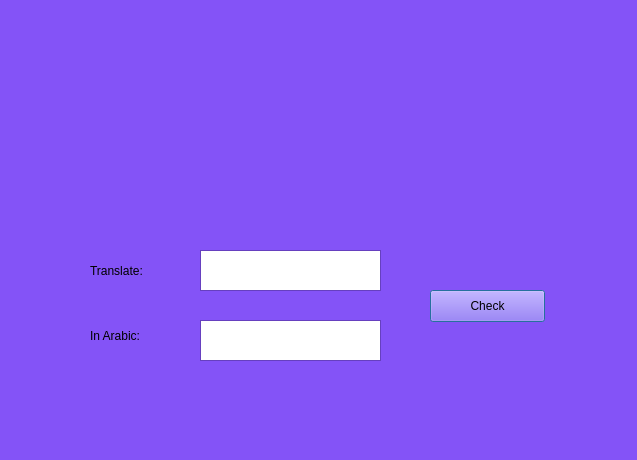
<?xml version="1.0" encoding="UTF-8"?>
<ui version="4.0">
 <class>arvocabdialog</class>
 <widget class="QDialog" name="arvocabdialog">
  <property name="geometry">
   <rect>
    <x>0</x>
    <y>0</y>
    <width>637</width>
    <height>460</height>
   </rect>
  </property>
  <property name="palette">
   <palette>
    <active>
     <colorrole role="WindowText">
      <brush brushstyle="SolidPattern">
       <color alpha="255">
        <red>0</red>
        <green>0</green>
        <blue>0</blue>
       </color>
      </brush>
     </colorrole>
     <colorrole role="Button">
      <brush brushstyle="SolidPattern">
       <color alpha="255">
        <red>132</red>
        <green>83</green>
        <blue>247</blue>
       </color>
      </brush>
     </colorrole>
     <colorrole role="Light">
      <brush brushstyle="SolidPattern">
       <color alpha="255">
        <red>217</red>
        <green>201</green>
        <blue>255</blue>
       </color>
      </brush>
     </colorrole>
     <colorrole role="Midlight">
      <brush brushstyle="SolidPattern">
       <color alpha="255">
        <red>174</red>
        <green>142</green>
        <blue>251</blue>
       </color>
      </brush>
     </colorrole>
     <colorrole role="Dark">
      <brush brushstyle="SolidPattern">
       <color alpha="255">
        <red>66</red>
        <green>41</green>
        <blue>123</blue>
       </color>
      </brush>
     </colorrole>
     <colorrole role="Mid">
      <brush brushstyle="SolidPattern">
       <color alpha="255">
        <red>88</red>
        <green>55</green>
        <blue>164</blue>
       </color>
      </brush>
     </colorrole>
     <colorrole role="Text">
      <brush brushstyle="SolidPattern">
       <color alpha="255">
        <red>0</red>
        <green>0</green>
        <blue>0</blue>
       </color>
      </brush>
     </colorrole>
     <colorrole role="BrightText">
      <brush brushstyle="SolidPattern">
       <color alpha="255">
        <red>255</red>
        <green>255</green>
        <blue>255</blue>
       </color>
      </brush>
     </colorrole>
     <colorrole role="ButtonText">
      <brush brushstyle="SolidPattern">
       <color alpha="255">
        <red>0</red>
        <green>0</green>
        <blue>0</blue>
       </color>
      </brush>
     </colorrole>
     <colorrole role="Base">
      <brush brushstyle="SolidPattern">
       <color alpha="255">
        <red>255</red>
        <green>255</green>
        <blue>255</blue>
       </color>
      </brush>
     </colorrole>
     <colorrole role="Window">
      <brush brushstyle="SolidPattern">
       <color alpha="255">
        <red>132</red>
        <green>83</green>
        <blue>247</blue>
       </color>
      </brush>
     </colorrole>
     <colorrole role="Shadow">
      <brush brushstyle="SolidPattern">
       <color alpha="255">
        <red>0</red>
        <green>0</green>
        <blue>0</blue>
       </color>
      </brush>
     </colorrole>
     <colorrole role="AlternateBase">
      <brush brushstyle="SolidPattern">
       <color alpha="255">
        <red>193</red>
        <green>169</green>
        <blue>251</blue>
       </color>
      </brush>
     </colorrole>
     <colorrole role="ToolTipBase">
      <brush brushstyle="SolidPattern">
       <color alpha="255">
        <red>255</red>
        <green>255</green>
        <blue>220</blue>
       </color>
      </brush>
     </colorrole>
     <colorrole role="ToolTipText">
      <brush brushstyle="SolidPattern">
       <color alpha="255">
        <red>0</red>
        <green>0</green>
        <blue>0</blue>
       </color>
      </brush>
     </colorrole>
    </active>
    <inactive>
     <colorrole role="WindowText">
      <brush brushstyle="SolidPattern">
       <color alpha="255">
        <red>0</red>
        <green>0</green>
        <blue>0</blue>
       </color>
      </brush>
     </colorrole>
     <colorrole role="Button">
      <brush brushstyle="SolidPattern">
       <color alpha="255">
        <red>132</red>
        <green>83</green>
        <blue>247</blue>
       </color>
      </brush>
     </colorrole>
     <colorrole role="Light">
      <brush brushstyle="SolidPattern">
       <color alpha="255">
        <red>217</red>
        <green>201</green>
        <blue>255</blue>
       </color>
      </brush>
     </colorrole>
     <colorrole role="Midlight">
      <brush brushstyle="SolidPattern">
       <color alpha="255">
        <red>174</red>
        <green>142</green>
        <blue>251</blue>
       </color>
      </brush>
     </colorrole>
     <colorrole role="Dark">
      <brush brushstyle="SolidPattern">
       <color alpha="255">
        <red>66</red>
        <green>41</green>
        <blue>123</blue>
       </color>
      </brush>
     </colorrole>
     <colorrole role="Mid">
      <brush brushstyle="SolidPattern">
       <color alpha="255">
        <red>88</red>
        <green>55</green>
        <blue>164</blue>
       </color>
      </brush>
     </colorrole>
     <colorrole role="Text">
      <brush brushstyle="SolidPattern">
       <color alpha="255">
        <red>0</red>
        <green>0</green>
        <blue>0</blue>
       </color>
      </brush>
     </colorrole>
     <colorrole role="BrightText">
      <brush brushstyle="SolidPattern">
       <color alpha="255">
        <red>255</red>
        <green>255</green>
        <blue>255</blue>
       </color>
      </brush>
     </colorrole>
     <colorrole role="ButtonText">
      <brush brushstyle="SolidPattern">
       <color alpha="255">
        <red>0</red>
        <green>0</green>
        <blue>0</blue>
       </color>
      </brush>
     </colorrole>
     <colorrole role="Base">
      <brush brushstyle="SolidPattern">
       <color alpha="255">
        <red>255</red>
        <green>255</green>
        <blue>255</blue>
       </color>
      </brush>
     </colorrole>
     <colorrole role="Window">
      <brush brushstyle="SolidPattern">
       <color alpha="255">
        <red>132</red>
        <green>83</green>
        <blue>247</blue>
       </color>
      </brush>
     </colorrole>
     <colorrole role="Shadow">
      <brush brushstyle="SolidPattern">
       <color alpha="255">
        <red>0</red>
        <green>0</green>
        <blue>0</blue>
       </color>
      </brush>
     </colorrole>
     <colorrole role="AlternateBase">
      <brush brushstyle="SolidPattern">
       <color alpha="255">
        <red>193</red>
        <green>169</green>
        <blue>251</blue>
       </color>
      </brush>
     </colorrole>
     <colorrole role="ToolTipBase">
      <brush brushstyle="SolidPattern">
       <color alpha="255">
        <red>255</red>
        <green>255</green>
        <blue>220</blue>
       </color>
      </brush>
     </colorrole>
     <colorrole role="ToolTipText">
      <brush brushstyle="SolidPattern">
       <color alpha="255">
        <red>0</red>
        <green>0</green>
        <blue>0</blue>
       </color>
      </brush>
     </colorrole>
    </inactive>
    <disabled>
     <colorrole role="WindowText">
      <brush brushstyle="SolidPattern">
       <color alpha="255">
        <red>66</red>
        <green>41</green>
        <blue>123</blue>
       </color>
      </brush>
     </colorrole>
     <colorrole role="Button">
      <brush brushstyle="SolidPattern">
       <color alpha="255">
        <red>132</red>
        <green>83</green>
        <blue>247</blue>
       </color>
      </brush>
     </colorrole>
     <colorrole role="Light">
      <brush brushstyle="SolidPattern">
       <color alpha="255">
        <red>217</red>
        <green>201</green>
        <blue>255</blue>
       </color>
      </brush>
     </colorrole>
     <colorrole role="Midlight">
      <brush brushstyle="SolidPattern">
       <color alpha="255">
        <red>174</red>
        <green>142</green>
        <blue>251</blue>
       </color>
      </brush>
     </colorrole>
     <colorrole role="Dark">
      <brush brushstyle="SolidPattern">
       <color alpha="255">
        <red>66</red>
        <green>41</green>
        <blue>123</blue>
       </color>
      </brush>
     </colorrole>
     <colorrole role="Mid">
      <brush brushstyle="SolidPattern">
       <color alpha="255">
        <red>88</red>
        <green>55</green>
        <blue>164</blue>
       </color>
      </brush>
     </colorrole>
     <colorrole role="Text">
      <brush brushstyle="SolidPattern">
       <color alpha="255">
        <red>66</red>
        <green>41</green>
        <blue>123</blue>
       </color>
      </brush>
     </colorrole>
     <colorrole role="BrightText">
      <brush brushstyle="SolidPattern">
       <color alpha="255">
        <red>255</red>
        <green>255</green>
        <blue>255</blue>
       </color>
      </brush>
     </colorrole>
     <colorrole role="ButtonText">
      <brush brushstyle="SolidPattern">
       <color alpha="255">
        <red>66</red>
        <green>41</green>
        <blue>123</blue>
       </color>
      </brush>
     </colorrole>
     <colorrole role="Base">
      <brush brushstyle="SolidPattern">
       <color alpha="255">
        <red>132</red>
        <green>83</green>
        <blue>247</blue>
       </color>
      </brush>
     </colorrole>
     <colorrole role="Window">
      <brush brushstyle="SolidPattern">
       <color alpha="255">
        <red>132</red>
        <green>83</green>
        <blue>247</blue>
       </color>
      </brush>
     </colorrole>
     <colorrole role="Shadow">
      <brush brushstyle="SolidPattern">
       <color alpha="255">
        <red>0</red>
        <green>0</green>
        <blue>0</blue>
       </color>
      </brush>
     </colorrole>
     <colorrole role="AlternateBase">
      <brush brushstyle="SolidPattern">
       <color alpha="255">
        <red>132</red>
        <green>83</green>
        <blue>247</blue>
       </color>
      </brush>
     </colorrole>
     <colorrole role="ToolTipBase">
      <brush brushstyle="SolidPattern">
       <color alpha="255">
        <red>255</red>
        <green>255</green>
        <blue>220</blue>
       </color>
      </brush>
     </colorrole>
     <colorrole role="ToolTipText">
      <brush brushstyle="SolidPattern">
       <color alpha="255">
        <red>0</red>
        <green>0</green>
        <blue>0</blue>
       </color>
      </brush>
     </colorrole>
    </disabled>
   </palette>
  </property>
  <property name="windowTitle">
   <string>Dialog</string>
  </property>
  <widget class="QPushButton" name="Check">
   <property name="geometry">
    <rect>
     <x>430</x>
     <y>290</y>
     <width>115</width>
     <height>32</height>
    </rect>
   </property>
   <property name="text">
    <string>Check</string>
   </property>
  </widget>
  <widget class="QLabel" name="label">
   <property name="geometry">
    <rect>
     <x>90</x>
     <y>240</y>
     <width>121</width>
     <height>61</height>
    </rect>
   </property>
   <property name="text">
    <string>Translate:</string>
   </property>
  </widget>
  <widget class="QLabel" name="label_2">
   <property name="geometry">
    <rect>
     <x>90</x>
     <y>320</y>
     <width>101</width>
     <height>31</height>
    </rect>
   </property>
   <property name="text">
    <string>In Arabic:</string>
   </property>
  </widget>
  <widget class="QTextBrowser" name="Translate">
   <property name="geometry">
    <rect>
     <x>200</x>
     <y>250</y>
     <width>181</width>
     <height>41</height>
    </rect>
   </property>
  </widget>
  <widget class="QTextBrowser" name="Arabic">
   <property name="geometry">
    <rect>
     <x>200</x>
     <y>320</y>
     <width>181</width>
     <height>41</height>
    </rect>
   </property>
  </widget>
  <widget class="QLabel" name="label_3">
   <property name="enabled">
    <bool>true</bool>
   </property>
   <property name="geometry">
    <rect>
     <x>170</x>
     <y>0</y>
     <width>301</width>
     <height>241</height>
    </rect>
   </property>
   <property name="contextMenuPolicy">
    <enum>Qt::DefaultContextMenu</enum>
   </property>
   <property name="acceptDrops">
    <bool>false</bool>
   </property>
   <property name="text">
    <string/>
   </property>
   <property name="pixmap">
    <pixmap resource="BabelResources.qrc">:/arabic/arabicpic.jpg</pixmap>
   </property>
  </widget>
 </widget>
 <resources>
  <include location="BabelResources.qrc"/>
 </resources>
 <connections/>
</ui>
